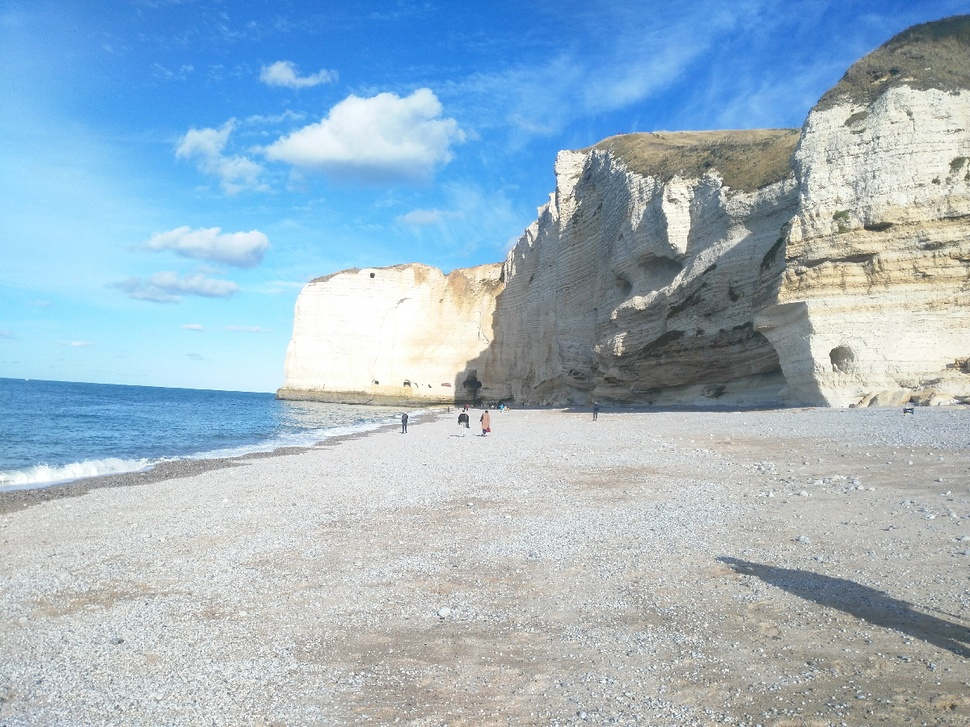
#> input picture etretat.jpg, 970 x 727 px, shrunk from 1200 x 900 before the run
$ jupyter execute 'V10 - RGB vs HSV.ipynb'   (shell and % lines are left out)
#> lines starting #> are read from the running program, lines starting #| are printed output that depends on the picture
[cell 1]
import numpy as np
from matplotlib import pyplot as plt
from skimage.io import imread,imshow

im = imread('etretat.jpg')
#> im is the input picture: shape (727, 970, 3); mean R, G, B 158, 181.4, 197.9
plt.figure()
imshow(im)
plt.show()

[cell 2]
# Channels & histograms
print(im.shape, im.dtype)
#| (727, 970, 3) uint8

plt.figure()
plt.subplot(1,3,1)
plt.imshow(im[:,:,0], plt.cm.gray)
plt.subplot(1,3,2)
plt.imshow(im[:,:,1], plt.cm.gray)
plt.subplot(1,3,3)
plt.imshow(im[:,:,2], plt.cm.gray)
plt.show()
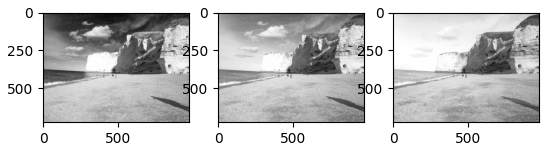
#> figure drawn by matplotlib, 3 panels

[cell 3]
plt.figure()
plt.subplot(3,1,1)
plt.hist(im[:,:,0].flatten(), bins=np.arange(257))
plt.subplot(3,1,2)
plt.hist(im[:,:,1].flatten(), bins=np.arange(257))
plt.subplot(3,1,3)
plt.hist(im[:,:,2].flatten(), bins=np.arange(257))
plt.show()
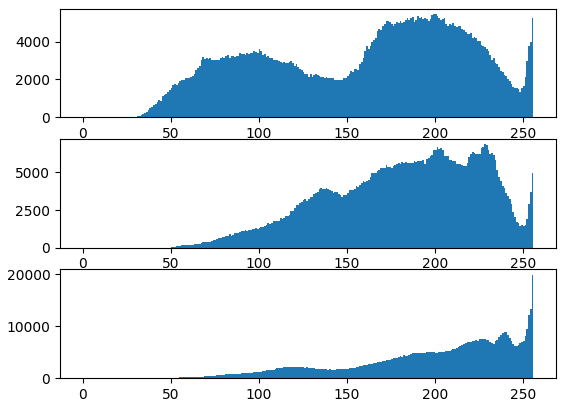
#> figure drawn by matplotlib, 3 panels; panel 1: tallest bar 5467 high, from x = 200 to 201; panel 2: tallest bar 6867 high, from x = 228 to 229; panel 3: tallest bar 19943 high, from x = 255 to 256

[cell 4]
from skimage.color import rgb2hsv

hsv = rgb2hsv(im)
#> hsv: shape (727, 970, 3) float64; mean of channels 0, 1, 2 0.387, 0.221, 0.794
print(hsv.shape, hsv.dtype)
#| (727, 970, 3) float64

[cell 5]
# Channels & histograms
plt.figure()
plt.subplot(1,3,1)
plt.imshow(hsv[:,:,0], plt.cm.hsv)
plt.subplot(1,3,2)
plt.imshow(hsv[:,:,1], plt.cm.gray)
plt.subplot(1,3,3)
plt.imshow(hsv[:,:,2], plt.cm.gray)
plt.show()
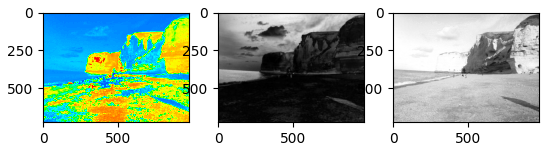
#> figure drawn by matplotlib, 3 panels

[cell 6]
plt.figure()
plt.subplot(3,1,1)
plt.hist(hsv[:,:,0].flatten(), bins=np.arange(101)/100)
plt.subplot(3,1,2)
plt.hist(hsv[:,:,1].flatten(), bins=np.arange(101)/100)
plt.subplot(3,1,3)
plt.hist(hsv[:,:,2].flatten(), bins=np.arange(101)/100)
plt.show()
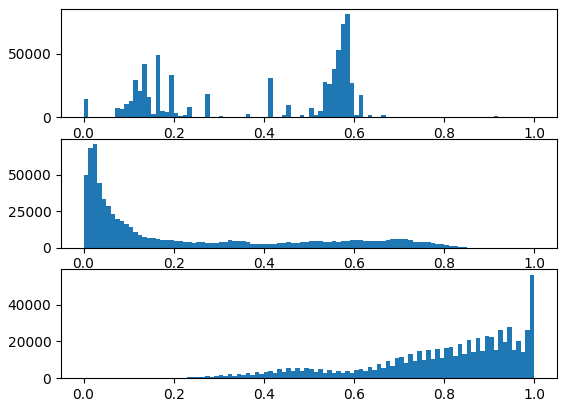
#> figure drawn by matplotlib, 3 panels; panel 1: tallest bar 81646 high, from x = 0.58 to 0.59; panel 2: tallest bar 71066 high, from x = 0.02 to 0.03; panel 3: tallest bar 56356 high, from x = 0.99 to 1

[cell 7]
from mpl_toolkits.mplot3d import Axes3D

def scatter_3d(coords, colors):
    fig = plt.figure()
    ax = fig.add_subplot(111, projection='3d')
    ax.scatter(coords[:,0], coords[:,1], coords[:,2], s=2, c=colors)
    plt.show()
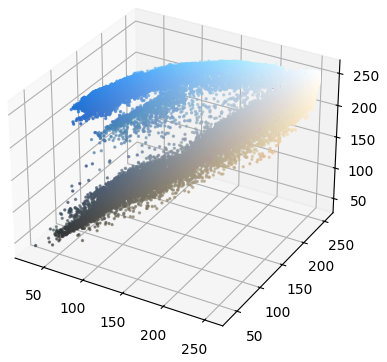
#> figure drawn by matplotlib, 1 panel

[cell 8]
pixels = im.reshape((im.shape[0]*im.shape[1],3))[::20,:]

scatter_3d(pixels, pixels/255)

[cell 9]
pixelshsv = hsv.reshape((im.shape[0]*im.shape[1],3))[::20,:]

scatter_3d(pixelshsv, pixels/255)
#> in scatter_3d (call 2), `plt.show()`:
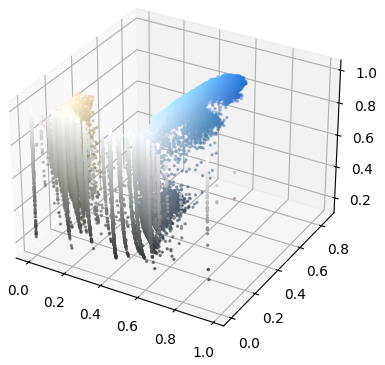
#> figure drawn by matplotlib, 1 panel
